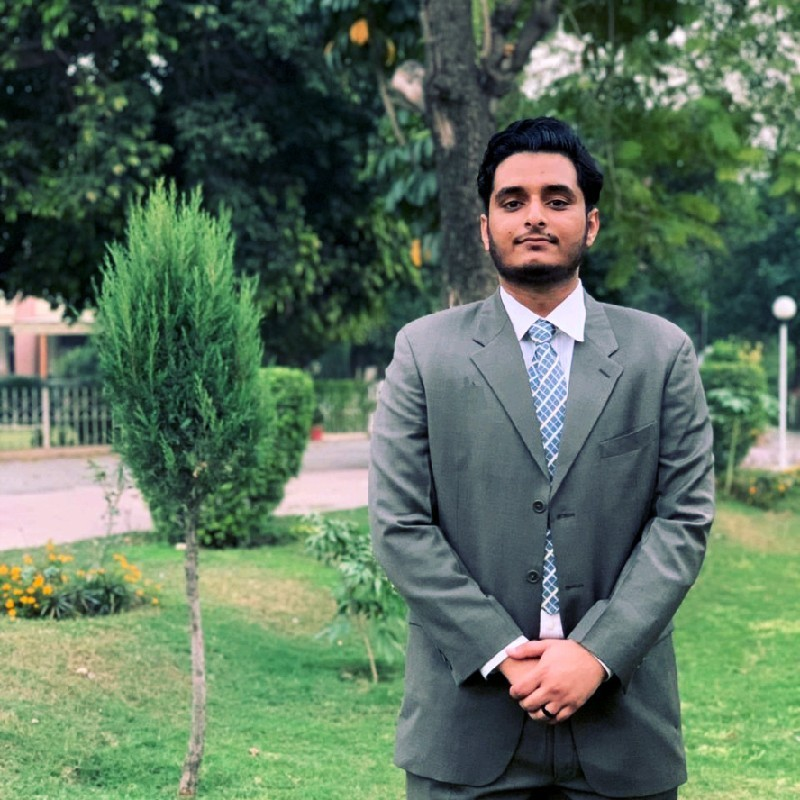
#> input picture Resources/usman.jpeg, 800 x 800 px
$ python '3. Image Manipulation.py'
#> lines starting #> are read from the running program, lines starting #| are printed output that depends on the picture
import cv2

img= cv2.imread("Resources/usman.jpeg")
#> img is the input picture: shape (800, 800, 3); mean B, G, R 92.9, 112.5, 91.1
#printing the shape of our image--->shape of image is represented as (height, width, number of channels)
print("shape of the image: ", img.shape)
#| shape of the image:  (800, 800, 3)

#current size--> (800, 800, 3)

#---------------------------Resizing Image-----------------------------------------
#Lets resize the image-->in resize we have to give convntionally (width, height)
img_resized= cv2.resize(img, (600,400))
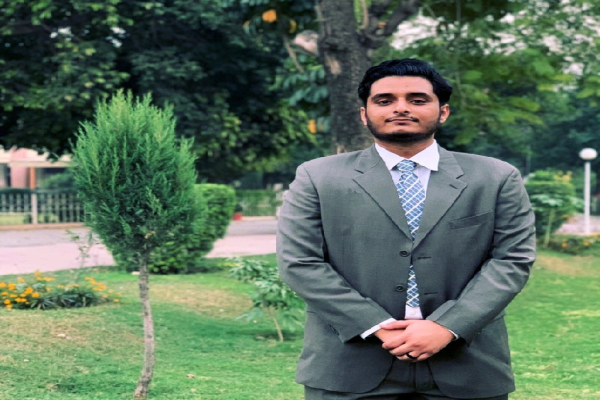
#> img_resized: shape (400, 600, 3); mean B, G, R 92.9, 112.5, 91.1
print("shape of resized image: ", img_resized.shape)
#| shape of resized image:  (400, 600, 3)

#---------------------------Cropping Image-----------------------------------------
            #image axis are like:
                        #x-axis
#                        ----------->
#                        |
#                        |
#                        |
#
#we will just specify the number of pixels in x and y
#       height comes first and then width
img_cropped= img[100:600, 300:700]
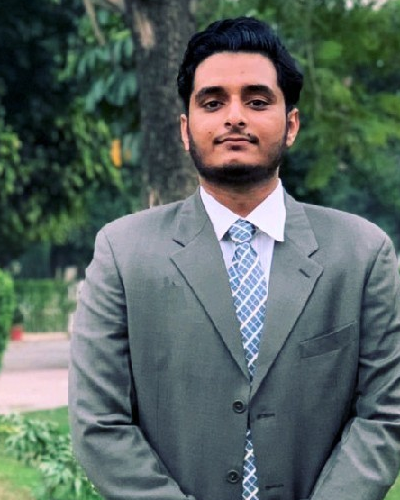
#> img_cropped: shape (500, 400, 3); mean B, G, R 97.9, 101.8, 89

#--------------------------------Showing images------------------------------

cv2.imshow("Normal Image", img)
cv2.imshow("Resized Image", img_resized)
cv2.imshow("Cropped Image", img_cropped)
cv2.waitKey(0)
